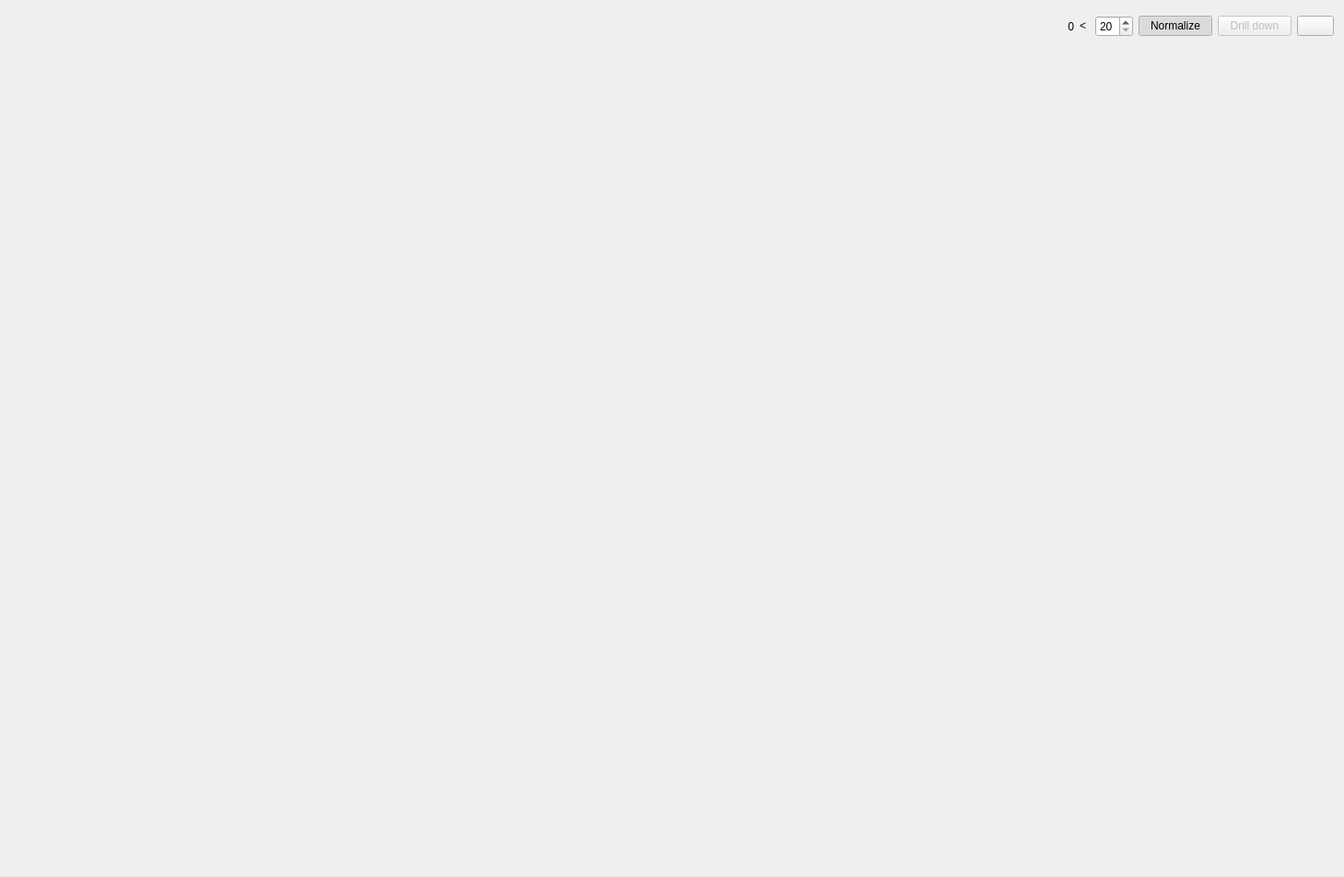
<?xml version="1.0" encoding="UTF-8"?>
<ui version="4.0">
 <class>AggregateReview</class>
 <widget class="QWidget" name="AggregateReview">
  <property name="geometry">
   <rect>
    <x>0</x>
    <y>0</y>
    <width>1459</width>
    <height>952</height>
   </rect>
  </property>
  <property name="windowTitle">
   <string>Aggregate Review</string>
  </property>
  <property name="windowIcon">
   <iconset>
    <normaloff>:/new/icons/qpx.xpm</normaloff>:/new/icons/qpx.xpm</iconset>
  </property>
  <layout class="QGridLayout" name="gridLayout">
   <item row="3" column="0">
    <widget class="QPlot::Multi1D" name="plotHistogram" native="true">
     <property name="sizePolicy">
      <sizepolicy hsizetype="Preferred" vsizetype="MinimumExpanding">
       <horstretch>0</horstretch>
       <verstretch>0</verstretch>
      </sizepolicy>
     </property>
    </widget>
   </item>
   <item row="2" column="0">
    <layout class="QHBoxLayout" name="horizontalLayout_2">
     <item>
      <widget class="SearchList" name="searchBox1" native="true">
       <property name="sizePolicy">
        <sizepolicy hsizetype="Preferred" vsizetype="Fixed">
         <horstretch>0</horstretch>
         <verstretch>0</verstretch>
        </sizepolicy>
       </property>
       <property name="minimumSize">
        <size>
         <width>0</width>
         <height>300</height>
        </size>
       </property>
       <property name="maximumSize">
        <size>
         <width>16777215</width>
         <height>300</height>
        </size>
       </property>
      </widget>
     </item>
     <item>
      <widget class="SearchList" name="searchBox2" native="true">
       <property name="sizePolicy">
        <sizepolicy hsizetype="Preferred" vsizetype="Fixed">
         <horstretch>0</horstretch>
         <verstretch>0</verstretch>
        </sizepolicy>
       </property>
       <property name="minimumSize">
        <size>
         <width>0</width>
         <height>300</height>
        </size>
       </property>
       <property name="maximumSize">
        <size>
         <width>16777215</width>
         <height>300</height>
        </size>
       </property>
      </widget>
     </item>
     <item>
      <widget class="SearchList" name="searchBox3" native="true">
       <property name="sizePolicy">
        <sizepolicy hsizetype="Preferred" vsizetype="Fixed">
         <horstretch>0</horstretch>
         <verstretch>0</verstretch>
        </sizepolicy>
       </property>
       <property name="minimumSize">
        <size>
         <width>0</width>
         <height>300</height>
        </size>
       </property>
       <property name="maximumSize">
        <size>
         <width>16777215</width>
         <height>300</height>
        </size>
       </property>
      </widget>
     </item>
    </layout>
   </item>
   <item row="1" column="0">
    <layout class="QHBoxLayout" name="horizontalLayout">
     <item>
      <widget class="QPushButton" name="pushOpen">
       <property name="enabled">
        <bool>true</bool>
       </property>
       <property name="sizePolicy">
        <sizepolicy hsizetype="Maximum" vsizetype="Fixed">
         <horstretch>0</horstretch>
         <verstretch>0</verstretch>
        </sizepolicy>
       </property>
       <property name="minimumSize">
        <size>
         <width>35</width>
         <height>35</height>
        </size>
       </property>
       <property name="maximumSize">
        <size>
         <width>16777215</width>
         <height>35</height>
        </size>
       </property>
       <property name="toolTip">
        <string>Start</string>
       </property>
       <property name="text">
        <string/>
       </property>
       <property name="icon">
        <iconset resource="resources/tpccres.qrc">
         <normaloff>:/icons/oxy/16/document_open_folder.png</normaloff>:/icons/oxy/16/document_open_folder.png</iconset>
       </property>
       <property name="iconSize">
        <size>
         <width>22</width>
         <height>22</height>
        </size>
       </property>
       <property name="flat">
        <bool>true</bool>
       </property>
      </widget>
     </item>
     <item>
      <widget class="QLabel" name="labelTotal">
       <property name="text">
        <string>0</string>
       </property>
       <property name="alignment">
        <set>Qt::AlignRight|Qt::AlignTrailing|Qt::AlignVCenter</set>
       </property>
      </widget>
     </item>
     <item>
      <widget class="QLabel" name="labelComparator">
       <property name="sizePolicy">
        <sizepolicy hsizetype="Maximum" vsizetype="Preferred">
         <horstretch>0</horstretch>
         <verstretch>0</verstretch>
        </sizepolicy>
       </property>
       <property name="text">
        <string> &lt; </string>
       </property>
      </widget>
     </item>
     <item>
      <widget class="QSpinBox" name="spinMaxHists">
       <property name="sizePolicy">
        <sizepolicy hsizetype="Maximum" vsizetype="Fixed">
         <horstretch>0</horstretch>
         <verstretch>0</verstretch>
        </sizepolicy>
       </property>
       <property name="minimum">
        <number>20</number>
       </property>
      </widget>
     </item>
     <item>
      <widget class="QPushButton" name="pushNormalize">
       <property name="sizePolicy">
        <sizepolicy hsizetype="Maximum" vsizetype="Fixed">
         <horstretch>0</horstretch>
         <verstretch>0</verstretch>
        </sizepolicy>
       </property>
       <property name="text">
        <string>Normalize</string>
       </property>
       <property name="checkable">
        <bool>true</bool>
       </property>
       <property name="checked">
        <bool>true</bool>
       </property>
      </widget>
     </item>
     <item>
      <widget class="QPushButton" name="pushDigDown">
       <property name="enabled">
        <bool>false</bool>
       </property>
       <property name="sizePolicy">
        <sizepolicy hsizetype="Maximum" vsizetype="Fixed">
         <horstretch>0</horstretch>
         <verstretch>0</verstretch>
        </sizepolicy>
       </property>
       <property name="text">
        <string>Drill down</string>
       </property>
      </widget>
     </item>
     <item>
      <widget class="QPushButton" name="pushButton">
       <property name="sizePolicy">
        <sizepolicy hsizetype="Maximum" vsizetype="Fixed">
         <horstretch>0</horstretch>
         <verstretch>0</verstretch>
        </sizepolicy>
       </property>
       <property name="toolTip">
        <string>Generate colors</string>
       </property>
       <property name="text">
        <string/>
       </property>
       <property name="icon">
        <iconset resource="resources/tpccres.qrc">
         <normaloff>:/icons/oxy/16/roll.png</normaloff>:/icons/oxy/16/roll.png</iconset>
       </property>
      </widget>
     </item>
    </layout>
   </item>
  </layout>
 </widget>
 <customwidgets>
  <customwidget>
   <class>QPlot::Multi1D</class>
   <extends>QWidget</extends>
   <header>qp_multi1d.h</header>
   <container>1</container>
  </customwidget>
  <customwidget>
   <class>SearchList</class>
   <extends>QWidget</extends>
   <header>SearchList.h</header>
   <container>1</container>
  </customwidget>
 </customwidgets>
 <resources>
  <include location="resources/tpccres.qrc"/>
 </resources>
 <connections/>
</ui>
